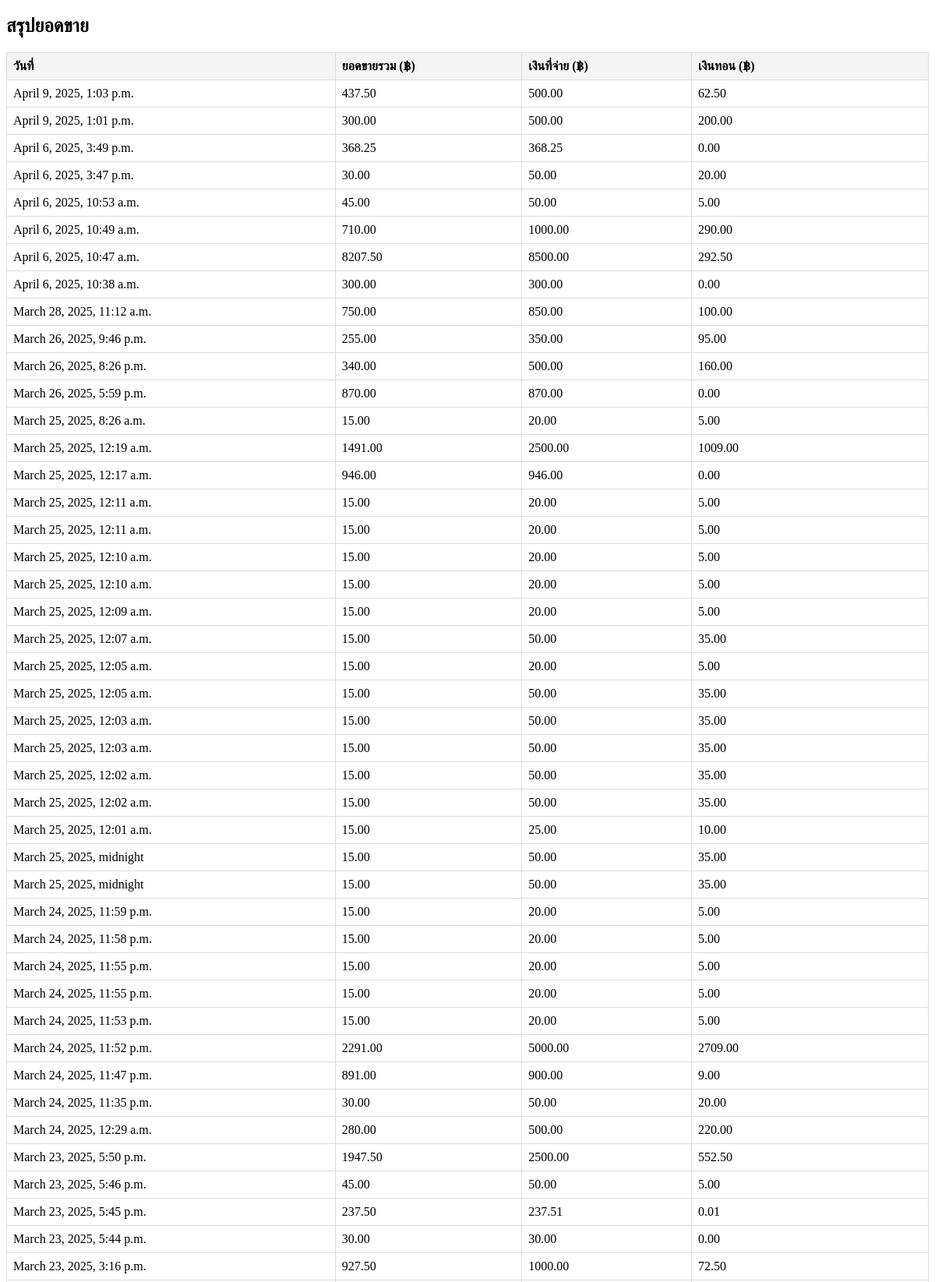
The app's page /Circulation1 (upper part) with its own data.
### Dashboard/models.py (models this page shows, shortened)
class SaleRecord(models.Model):
    total_amount = models.DecimalField(max_digits=10, decimal_places=2)
    entered_amount = models.DecimalField(max_digits=10, decimal_places=2)
    change = models.DecimalField(max_digits=10, decimal_places=2)
    timestamp = models.DateTimeField()
    Pofitprice = models.DecimalField(max_digits=10, decimal_places=2, default=0.00)
    stock_adjustments = models.JSONField()  # ใช้ JSONField สำหรับบันทึกข้อมูล Array
    cashier = models.ForeignKey(User, on_delete=models.CASCADE, null=True, blank=True, default=1)
    class Meta:
        verbose_name = "รายการสินค้าที่บันทึก"  # เปลี่ยนชื่อที่แสดงใน Admin
        verbose_name_plural = "บันทึกรายการสำหรับการขาย"  # ชื่อพหูพจน์ใน Admin

### DashboardUser/views.py (the view)
def Circulation3(request):
    filter_type = request.GET.get("filter", "year")  # ค่าเริ่มต้นเป็น "year"
    today = datetime.now()
    if filter_type == "day":
        start_date = today - timedelta(days=1)
    elif filter_type == "week":
        start_date = today - timedelta(weeks=1)
    elif filter_type == "month":
        start_date = today - timedelta(days=30)
    elif filter_type == "3months":
        start_date = today - timedelta(days=90)
    elif filter_type == "6months":
        start_date = today - timedelta(days=180)
    else:  # "year"
        start_date = today - timedelta(days=365)
    records1 = SaleRecord.objects.filter(timestamp__gte=start_date).order_by('-timestamp')
    total_sum = records1.aggregate(total=Sum("total_amount"))["total"] or 0
    return render(request, "Circulation1.html", {
        "records1": records1,
        "total_sum": total_sum,
        "filter_type": filter_type  # ส่งค่า filter_type ไปยัง template
    })

### DashboardUser/templates/Circulation1.html (shortened to what this page needs)
<!DOCTYPE html>
{% load humanize %}
{% load static %}
<html>
    <head>
        <link rel="stylesheet" href="">
    </head>
   <body>
    <h2>สรุปยอดขาย</h2>
    <table>
        <thead>
            <tr>
                <th>วันที่</th>
                <th>ยอดขายรวม (฿)</th>
                <th>เงินที่จ่าย (฿)</th>
                <th>เงินทอน (฿)</th>
            </tr>
        </thead>
        <tbody>
            {% for record in records1 %}
            <tr>
                <td>{{ record.timestamp }}</td>
                <td>{{ record.total_amount }}</td>
                <td>{{ record.entered_amount }}</td>
                <td>{{ record.change }}</td>
            </tr>
            {% endfor %}
        </tbody>
    </table>
</body>
</html>

### DashboardUser/templates/Circulation1.html (style rules this page uses)
table { width: 100%; border-collapse: collapse; margin-top: 20px; }
th, td { border: 1px solid #ddd; padding: 8px; text-align: left; }
th { background-color: #f4f4f4; }

### records on screen
SaleRecord: timestamp "April 9, 2025, 1:03 p.m.", total_amount "437.50", entered_amount "500.00", change "62.50"
SaleRecord: timestamp "April 9, 2025, 1:01 p.m.", total_amount "300.00", entered_amount "500.00", change "200.00"
SaleRecord: timestamp "April 6, 2025, 3:49 p.m.", total_amount "368.25", entered_amount "368.25", change "0.00"
SaleRecord: timestamp "April 6, 2025, 3:47 p.m.", total_amount "30.00", entered_amount "50.00", change "20.00"
SaleRecord: timestamp "April 6, 2025, 10:53 a.m.", total_amount "45.00", entered_amount "50.00", change "5.00"
SaleRecord: timestamp "April 6, 2025, 10:49 a.m.", total_amount "710.00", entered_amount "1000.00", change "290.00"
SaleRecord: timestamp "April 6, 2025, 10:47 a.m.", total_amount "8207.50", entered_amount "8500.00", change "292.50"
SaleRecord: timestamp "April 6, 2025, 10:38 a.m.", total_amount "300.00", entered_amount "300.00", change "0.00"
SaleRecord: timestamp "March 28, 2025, 11:12 a.m.", total_amount "750.00", entered_amount "850.00", change "100.00"
SaleRecord: timestamp "March 26, 2025, 9:46 p.m.", total_amount "255.00", entered_amount "350.00", change "95.00"
SaleRecord: timestamp "March 26, 2025, 8:26 p.m.", total_amount "340.00", entered_amount "500.00", change "160.00"
SaleRecord: timestamp "March 26, 2025, 5:59 p.m.", total_amount "870.00", entered_amount "870.00", change "0.00"
SaleRecord: timestamp "March 25, 2025, 8:26 a.m.", total_amount "15.00", entered_amount "20.00", change "5.00"
SaleRecord: timestamp "March 25, 2025, 12:19 a.m.", total_amount "1491.00", entered_amount "2500.00", change "1009.00"
SaleRecord: timestamp "March 25, 2025, 12:17 a.m.", total_amount "946.00", entered_amount "946.00", change "0.00"
SaleRecord: timestamp "March 25, 2025, 12:11 a.m.", total_amount "15.00", entered_amount "20.00", change "5.00"
SaleRecord: timestamp "March 25, 2025, 12:11 a.m.", total_amount "15.00", entered_amount "20.00", change "5.00"
SaleRecord: timestamp "March 25, 2025, 12:10 a.m.", total_amount "15.00", entered_amount "20.00", change "5.00"
SaleRecord: timestamp "March 25, 2025, 12:10 a.m.", total_amount "15.00", entered_amount "20.00", change "5.00"
SaleRecord: timestamp "March 25, 2025, 12:09 a.m.", total_amount "15.00", entered_amount "20.00", change "5.00"
SaleRecord: timestamp "March 25, 2025, 12:07 a.m.", total_amount "15.00", entered_amount "50.00", change "35.00"
SaleRecord: timestamp "March 25, 2025, 12:05 a.m.", total_amount "15.00", entered_amount "20.00", change "5.00"
SaleRecord: timestamp "March 25, 2025, 12:05 a.m.", total_amount "15.00", entered_amount "50.00", change "35.00"
SaleRecord: timestamp "March 25, 2025, 12:03 a.m.", total_amount "15.00", entered_amount "50.00", change "35.00"
SaleRecord: timestamp "March 25, 2025, 12:03 a.m.", total_amount "15.00", entered_amount "50.00", change "35.00"
SaleRecord: timestamp "March 25, 2025, 12:02 a.m.", total_amount "15.00", entered_amount "50.00", change "35.00"
SaleRecord: timestamp "March 25, 2025, 12:02 a.m.", total_amount "15.00", entered_amount "50.00", change "35.00"
SaleRecord: timestamp "March 25, 2025, 12:01 a.m.", total_amount "15.00", entered_amount "25.00", change "10.00"
SaleRecord: timestamp "March 25, 2025, midnight", total_amount "15.00", entered_amount "50.00", change "35.00"
SaleRecord: timestamp "March 25, 2025, midnight", total_amount "15.00", entered_amount "50.00", change "35.00"
SaleRecord: timestamp "March 24, 2025, 11:59 p.m.", total_amount "15.00", entered_amount "20.00", change "5.00"
SaleRecord: timestamp "March 24, 2025, 11:58 p.m.", total_amount "15.00", entered_amount "20.00", change "5.00"
SaleRecord: timestamp "March 24, 2025, 11:55 p.m.", total_amount "15.00", entered_amount "20.00", change "5.00"
SaleRecord: timestamp "March 24, 2025, 11:55 p.m.", total_amount "15.00", entered_amount "20.00", change "5.00"
SaleRecord: timestamp "March 24, 2025, 11:53 p.m.", total_amount "15.00", entered_amount "20.00", change "5.00"
SaleRecord: timestamp "March 24, 2025, 11:52 p.m.", total_amount "2291.00", entered_amount "5000.00", change "2709.00"
SaleRecord: timestamp "March 24, 2025, 11:47 p.m.", total_amount "891.00", entered_amount "900.00", change "9.00"
SaleRecord: timestamp "March 24, 2025, 11:35 p.m.", total_amount "30.00", entered_amount "50.00", change "20.00"
SaleRecord: timestamp "March 24, 2025, 12:29 a.m.", total_amount "280.00", entered_amount "500.00", change "220.00"
SaleRecord: timestamp "March 23, 2025, 5:50 p.m.", total_amount "1947.50", entered_amount "2500.00", change "552.50"
SaleRecord: timestamp "March 23, 2025, 5:46 p.m.", total_amount "45.00", entered_amount "50.00", change "5.00"
SaleRecord: timestamp "March 23, 2025, 5:45 p.m.", total_amount "237.50", entered_amount "237.51", change "0.01"
SaleRecord: timestamp "March 23, 2025, 5:44 p.m.", total_amount "30.00", entered_amount "30.00", change "0.00"
SaleRecord: timestamp "March 23, 2025, 3:16 p.m.", total_amount "927.50", entered_amount "1000.00", change "72.50"
